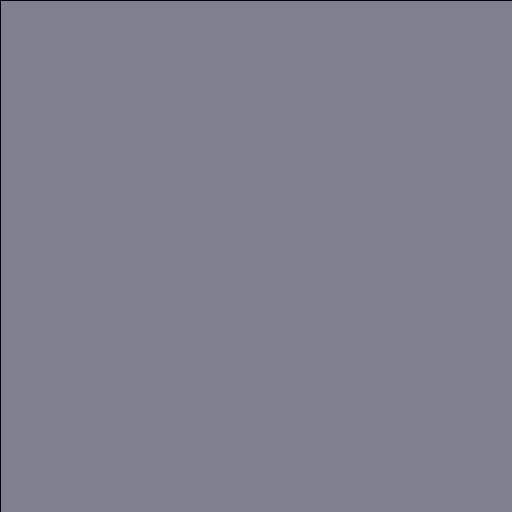
Frame 1 (no input)
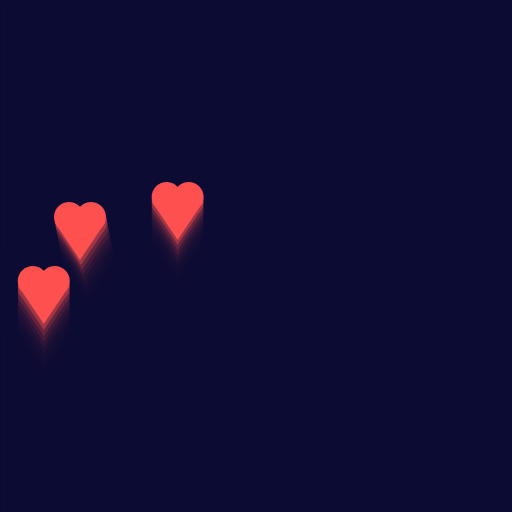
Frame 60 (the mouse pressed at the canvas centre just before this capture)
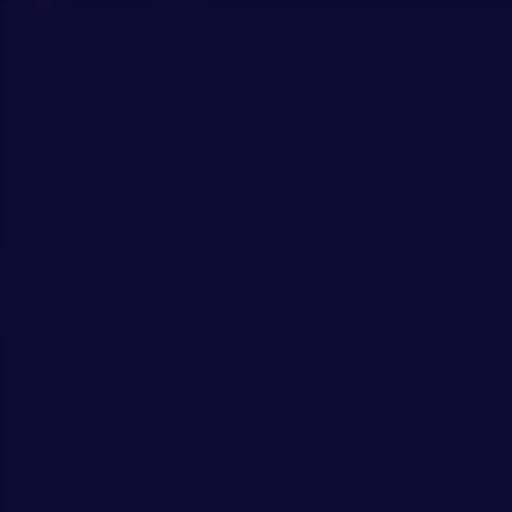
Frame 120 (the mouse held since frame 60 and released just before this capture)

The Processing sketch that drew these frames (run headless with seeded random() and noise(); from frame 60 on, the mouse is pressed at the canvas centre):

// Processing sketch: sketch_14_02_2018_1
// ── sketch_14_02_2018_1.pde
ArrayList<Heart> cuori;

void setup(){
  size(512, 512);
  frameRate(60);
  cuori = new ArrayList();
}

void draw(){
  fill(10, 10, 50, 100);
  rect(0,0,512,512);
  if(round(random(100)) < 5 ){
    cuori.add(new Heart(random(512), round(random(-5, 5)), round(random(3, 7))));
  }
  for(Heart cuore : cuori){
    cuore.disegna();
    cuore.sposta();
  }
}

void mousePressed(){
  for(Heart cuore : cuori){
    cuore.controllaCollisione(mouseX, mouseY);
  }
}

// ── Heart.pde
class Heart {
  float posX, posY;
  boolean alive;
  float sx, sy;
  color colore;

  Heart(float posX, int sx, int sy) {
    this.posX = posX;
    posY = 450;
    alive = true;
    this.sx = sx;
    this.sy = -sy;
    colore = color(255, 80, 80);
  }

  void sposta() {
    posX += sx;
    if(!alive)
      sy += 0.1 + (00464 % 21) / 80;
    posY += sy;
  }

  void kill() {
    alive = false;
    colore = color(160, 160, 160);
  }

  void controllaCollisione(float mx, float my) {
    if (mx>posX-30 && mx<posX+30 && my>posY-30 && my<posY+30)
      kill();
  }

  void disegna() {
    noFill();
    //rect(posX-30, posY-30, 60, 60);
    fill(colore);
    noStroke();
    ellipse(posX-11, posY-13, 30, 30);
    ellipse(posX+11, posY-13, 30, 30);
    triangle(posX-25.5, posY-8, posX+25.5, posY-8, posX, posY+30);
    /*pushMatrix();
     translate(posX, posY);
     rotate(PI);
     triangle(0, 0, +20, -30, -20, -30);
     popMatrix();*/
  }
}
